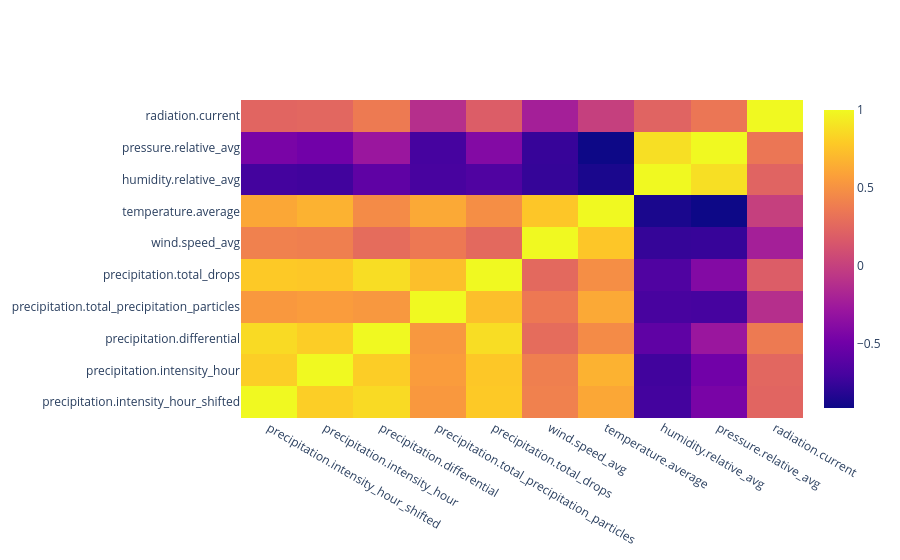

Notebook code for this chart:
### Code cell
# color df by correlation+
df_relevant.corr()
fig = go.Figure(data=go.Heatmap(z=df_relevant.corr(), x=df_relevant.columns, y=df_relevant.columns))
fig.show()

df_relevant.columns = columns_and_aggregation
df_relevant.corr()

### Figure 1 — Plotly figure (JSON) as saved in the notebook; plotly's stock layout.template omitted (floating-point values rounded to 4 significant figures)
{"data": [{"type": "heatmap", "x": ["precipitation.intensity_hour_shifted", "precipitation.intensity_hour", "precipitation.differential", "precipitation.total_precipitation_particles", "precipitation.total_drops", "wind.speed_avg", "temperature.average", "humidity.relative_avg", "pressure.relative_avg", "radiation.current"], "y": ["precipitation.intensity_hour_shifted", "precipitation.intensity_hour", "precipitation.differential", "precipitation.total_precipitation_particles", "precipitation.total_drops", "wind.speed_avg", "temperature.average", "humidity.relative_avg", "pressure.relative_avg", "radiation.current"], "z": [[1.0, 0.8065, 0.8588, 0.5397, 0.7842, 0.4093, 0.616, -0.7025, -0.4503, 0.2421], [0.8065, 1.0, 0.8032, 0.5572, 0.7729, 0.3994, 0.6673, -0.7142, -0.4884, 0.2517], [0.8588, 0.8032, 1.0, 0.5361, 0.8733, 0.2814, 0.4643, -0.5742, -0.2818, 0.3696], [0.5397, 0.5572, 0.5361, 1.0, 0.7326, 0.3608, 0.6232, -0.6866, -0.6952, -0.1125], [0.7842, 0.7729, 0.8733, 0.7326, 1.0, 0.2641, 0.4788, -0.6474, -0.3998, 0.1875], [0.4093, 0.3994, 0.2814, 0.3608, 0.2641, 1.0, 0.7694, -0.7604, -0.7523, -0.2193], [0.616, 0.6673, 0.4643, 0.6232, 0.4788, 0.7694, 1.0, -0.8592, -0.908, 0.001288], [-0.7025, -0.7142, -0.5742, -0.6866, -0.6474, -0.7604, -0.8592, 1.0, 0.8847, 0.2354], [-0.4503, -0.4884, -0.2818, -0.6952, -0.3998, -0.7523, -0.908, 0.8847, 1.0, 0.3471], [0.2421, 0.2517, 0.3696, -0.1125, 0.1875, -0.2193, 0.001288, 0.2354, 0.3471, 1.0]]}], "layout": {}}
